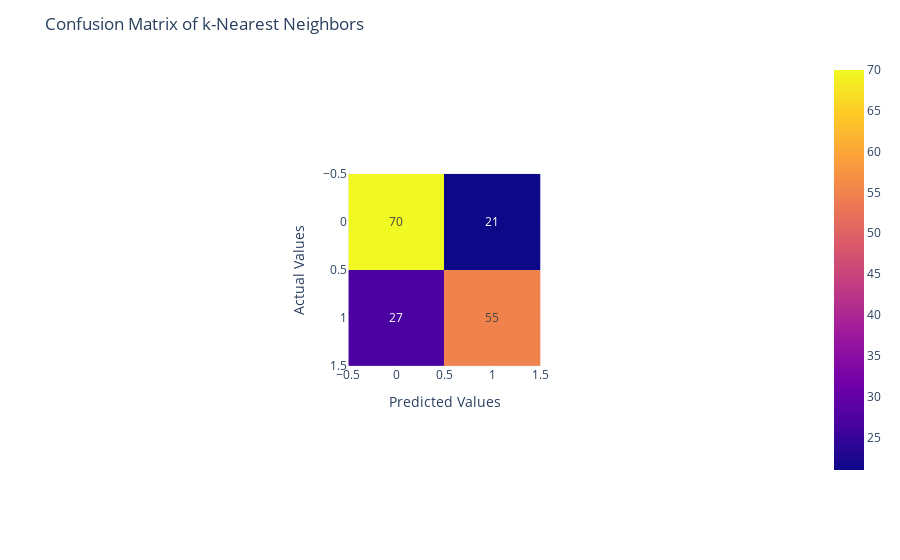

The notebook cell saved with this chart:
### Code cell
x = ['Rejected', 'Approved']
y = ['Approved', 'Rejected']
fig = px.imshow(cm, text_auto = True)
fig.update_layout(
    title_text = 'Confusion Matrix of k-Nearest Neighbors',
    xaxis={'title': 'Predicted Values'}, 
    yaxis={'title': 'Actual Values'}
)
fig.show()
fig.write_html('cf-knn')

### Figure 1 — Plotly figure (JSON) as saved in the notebook; plotly's stock layout.template omitted (floating-point values rounded to 4 significant figures)
{"data": [{"coloraxis": "coloraxis", "hovertemplate": "x: %{x}<br>y: %{y}<br>color: %{z}<extra></extra>", "name": "0", "texttemplate": "%{z}", "type": "heatmap", "xaxis": "x", "yaxis": "y", "z": [[70, 21], [27, 55]]}], "layout": {"autosize": true, "coloraxis": {"colorscale": [[0, "#0d0887"], [0.1111, "#46039f"], [0.2222, "#7201a8"], [0.3333, "#9c179e"], [0.4444, "#bd3786"], [0.5556, "#d8576b"], [0.6667, "#ed7953"], [0.7778, "#fb9f3a"], [0.8889, "#fdca26"], [1, "#f0f921"]]}, "margin": {"t": 60}, "title": {"text": "Confusion Matrix of k-Nearest Neighbors"}, "xaxis": {"anchor": "y", "autorange": true, "constrain": "domain", "domain": [0.3681, 0.6319], "range": [-0.5, 1.5], "scaleanchor": "y", "title": {"text": "Predicted Values"}}, "yaxis": {"anchor": "x", "autorange": true, "constrain": "domain", "domain": [0, 1], "range": [1.5, -0.5], "title": {"text": "Actual Values"}}}}
